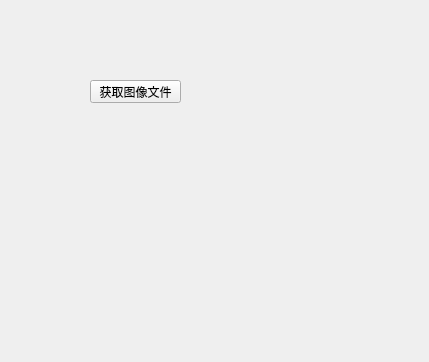
<?xml version="1.0" encoding="UTF-8"?>
<ui version="4.0">
 <class>FileClient</class>
 <widget class="QWidget" name="FileClient">
  <property name="geometry">
   <rect>
    <x>0</x>
    <y>0</y>
    <width>429</width>
    <height>362</height>
   </rect>
  </property>
  <property name="windowTitle">
   <string>Form</string>
  </property>
  <widget class="QPushButton" name="pushButton">
   <property name="geometry">
    <rect>
     <x>90</x>
     <y>80</y>
     <width>91</width>
     <height>23</height>
    </rect>
   </property>
   <property name="text">
    <string>获取图像文件</string>
   </property>
  </widget>
 </widget>
 <resources/>
 <connections/>
</ui>
